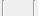
<?xml version="1.0" encoding="UTF-8"?>
<ui version="4.0">
 <class>LC_SnapOptionsWidgetsHolder</class>
 <widget class="QWidget" name="LC_SnapOptionsWidgetsHolder">
  <property name="geometry">
   <rect>
    <x>0</x>
    <y>0</y>
    <width>38</width>
    <height>16</height>
   </rect>
  </property>
  <property name="windowTitle">
   <string>Form</string>
  </property>
  <layout class="QGridLayout" name="gridLayout">
   <property name="leftMargin">
    <number>2</number>
   </property>
   <property name="topMargin">
    <number>0</number>
   </property>
   <property name="rightMargin">
    <number>2</number>
   </property>
   <property name="bottomMargin">
    <number>0</number>
   </property>
   <item row="0" column="0">
    <widget class="Line" name="lineLeft">
     <property name="orientation">
      <enum>Qt::Vertical</enum>
     </property>
    </widget>
   </item>
   <item row="0" column="2">
    <widget class="QG_SnapMiddleOptions" name="snapMiddleOptions" native="true"/>
   </item>
   <item row="0" column="1">
    <widget class="QG_SnapDistOptions" name="snapDistanceOptions" native="true"/>
   </item>
   <item row="0" column="3">
    <widget class="Line" name="lineRight">
     <property name="orientation">
      <enum>Qt::Vertical</enum>
     </property>
    </widget>
   </item>
  </layout>
 </widget>
 <customwidgets>
  <customwidget>
   <class>QG_SnapDistOptions</class>
   <extends>QWidget</extends>
   <header>qg_snapdistoptions.h</header>
   <container>1</container>
  </customwidget>
  <customwidget>
   <class>QG_SnapMiddleOptions</class>
   <extends>QWidget</extends>
   <header>qg_snapmiddleoptions.h</header>
   <container>1</container>
  </customwidget>
 </customwidgets>
 <resources/>
 <connections/>
</ui>
